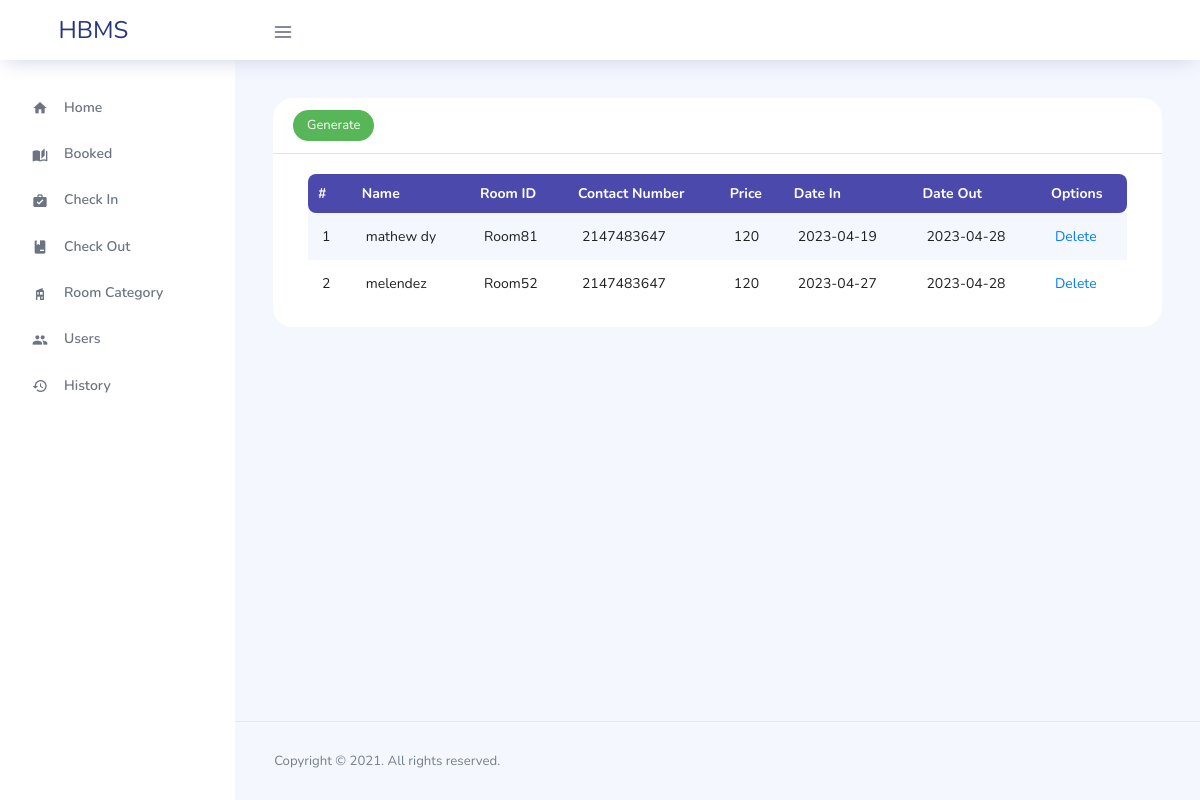
/admin/history.php, run on an earlier commit of the app's database.
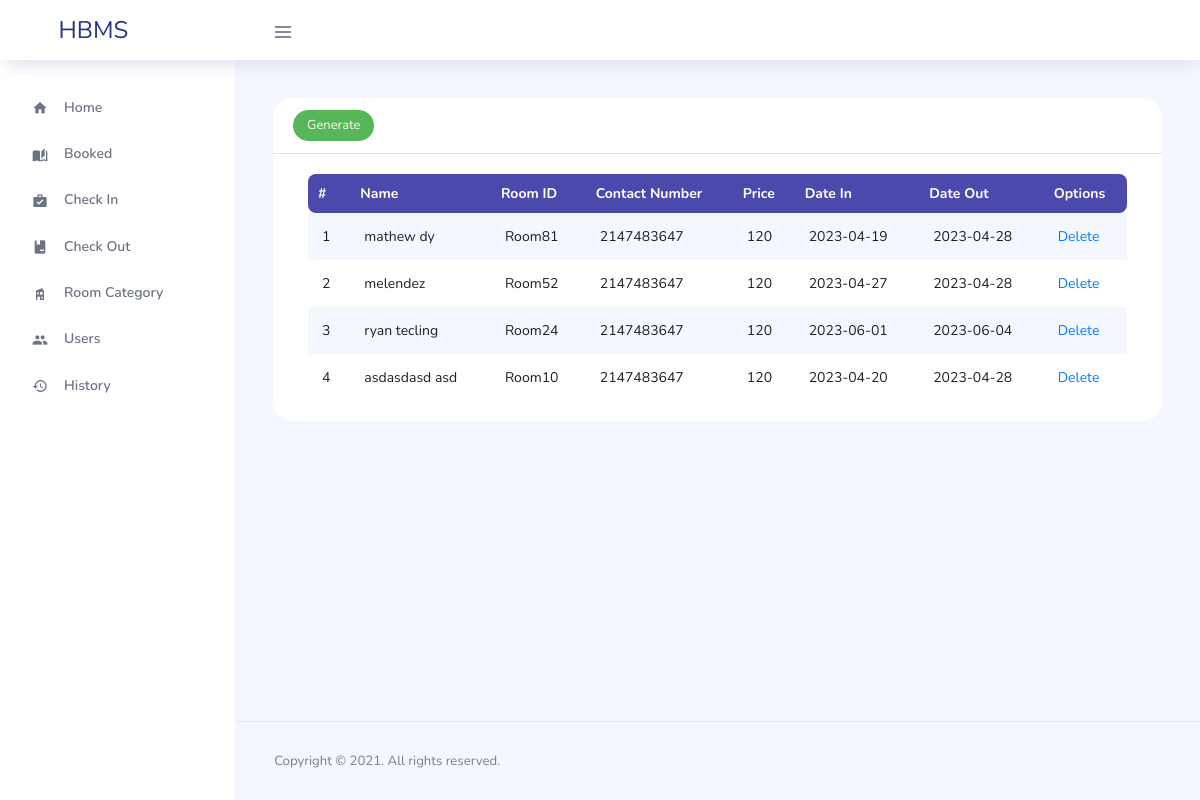
And on a later commit of the database.
### tables this page shows
CREATE TABLE `history` (
  `id` int(11) NOT NULL,
  `reference_number` int(11) NOT NULL,
  `room_id` varchar(50) NOT NULL,
  `room_category_id` int(11) NOT NULL,
  `name` varchar(50) NOT NULL,
  `contact_number` int(11) NOT NULL,
  `payment` int(15) NOT NULL,
  `date_in` date NOT NULL,
  `date_out` date NOT NULL,
  `date_created` date NOT NULL
);

CREATE TABLE `room_category` (
  `id` int(11) NOT NULL,
  `category` varchar(50) NOT NULL,
  `price` varchar(50) NOT NULL,
  `image` blob NOT NULL
);

### admin/history.php (the view, shortened to what this page needs)
<?php
include('../connection.php');
?>
<!DOCTYPE html>
<html lang="en">
<head>
  <link rel="stylesheet" href="../src/plugins/template/vendors/feather/feather.css">
  <link rel="stylesheet" href="../src/plugins/template/vendors/ti-icons/css/themify-icons.css">
  <link rel="stylesheet" href="../src/plugins/template/vendors/css/vendor.bundle.base.css">
  <link rel="stylesheet" href="../src/plugins/template/vendors/datatables.net-bs4/dataTables.bootstrap4.css">
  <link rel="stylesheet" href="../src/plugins/template/vendors/ti-icons/css/themify-icons.css">
  <link rel="stylesheet" href="../src/plugins/template/vendors/mdi/css/materialdesignicons.min.css">
  <link rel="stylesheet" type="text/css" href="../src/plugins/template/js/select.dataTables.min.css">
  <link rel="stylesheet" href="../src/plugins/template/css/vertical-layout-light/style.css">
</head>
<body>
  <div class="container-scroller">
    <nav class="navbar col-lg-12 col-12 p-0 fixed-top d-flex flex-row">
      <div class="text-center navbar-brand-wrapper d-flex align-items-center justify-content-center">
        <a class="navbar-brand brand-logo mr-5" href="home.php">HBMS</a>
      </div>
      <div class="navbar-menu-wrapper d-flex align-items-center justify-content-end">
        <button class="navbar-toggler navbar-toggler align-self-center" type="button" data-toggle="minimize">
          <span class="icon-menu"></span>
        </button>
        <ul class="navbar-nav navbar-nav-right">
        </ul>
      </div>
    </nav>
    <div class="container-fluid page-body-wrapper">
      <nav class="sidebar sidebar-offcanvas" id="sidebar">
        <ul class="nav">
          <li class="nav-item">
            <a class="nav-link" href="home.php">
              <i class="mdi mdi-home menu-icon"></i>
              <span class="menu-title">Home</span>
            </a>
          </li>
          <li class="nav-item">
            <a class="nav-link" href="booked.php">
              <i class="mdi mdi-book-open-page-variant menu-icon"></i>
              <span class="menu-title">Booked</span>
            </a>
          </li>
          <li class="nav-item">
            <a class="nav-link" href="check-in.php">
              <i class="mdi mdi-briefcase-check menu-icon"></i>
              <span class="menu-title">Check In</span>
            </a>
          </li>
          <li class="nav-item">
            <a class="nav-link" href="check-out.php">
              <i class="mdi mdi-book-minus menu-icon"></i>
              <span class="menu-title">Check Out</span>
            </a>
          </li>
          <li class="nav-item">
            <a class="nav-link" href="rooms.php">
              <i class="mdi mdi-home-modern menu-icon"></i>
              <span class="menu-title">Room Category</span>
            </a>
          </li>
          <li class="nav-item">
            <a class="nav-link" href="users.php">
              <i class="mdi mdi-account-multiple menu-icon"></i>
              <span class="menu-title">Users</span>
            </a>
          </li>
          <li class="nav-item">
            <a class="nav-link" href="history.php">
              <i class="mdi mdi-history menu-icon"></i>
              <span class="menu-title">History</span>
            </a>
          </li>
        </ul>
      </nav>
      <div class="main-panel">
        <div class="content-wrapper">
          <div class="row">
            <div class="col-md-12 grid-margin streach-card">
                <div class="card position-relative">
                    <div class="card-header" style="background: none;">
                      <span>
                        <button class="btn btn-sm btn-success print">Generate</button>
                      </span>
                    </div>
                    <div class="card-body">
                        <div class="col-md-12">
                            <div class="table-responsive d-table">
                                <table id="data" class="display expandable-table table-striped" style="width:100%">
                                    <thead>
                                        <tr>
                                            <th>#</th>
                                            <th>Name</th>
                                            <th>Room ID</th>
                                            <th>Contact Number</th>
                                            <th>Price</th>
                                            <th>Date In</th>
                                            <th>Date Out</th>
                                            <th class="option">Options</th>
                                        </tr>
                                    </thead>
                                    <tbody>
                                    <?php
                                        $sql = "SELECT history.id, history.reference_number, history.room_id, history.name, history.room_category_id, history.contact_number, history.date_in, history.date_out, history.date_created, room_category.id, room_category.price FROM history LEFT JOIN room_category On history.room_category_id = room_category.id";
                                        $run = mysqli_query($conn,$sql);
                                        if(mysqli_num_rows($run) > 0){
                                            $count = 0;
                                            foreach($run as $row){
                                                $count++;
                                                ?>
                                                    <tr>
                                                        <td><?php echo $count?></td>
                                                        <td><?php echo $row['name']?></td>
                                                        <td><?php echo $row['room_id']?></td>
                                                        <td><?php echo $row['contact_number']?></td>
                                                        <td><?php echo $row['price']?></td>
                                                        <td><?php echo $row['date_in']?></td>
                                                        <td><?php echo $row['date_out']?></td>
                                                        <td class="option"><a href="delete-history.php?id=<?php echo $row['id']?>">Delete</a></td>
                                                    </tr>
                                                <?php
                                            }
                                        }
                                        ?>
                                    </tbody>
                                </table>
                            </div>
                        </div>
                    </div>
                </div>
            </div>
          </div>
        </div>
        <footer class="footer">
          <div class="d-sm-flex justify-content-center justify-content-sm-between">
            <span class="text-muted text-center text-sm-left d-block d-sm-inline-block">Copyright © 2021. All rights reserved.</span>
          </div>
        </footer>
      </div>
    </div>
  </div>
</body>
</html>

What changed in the data, as far as the page shows it:
added history: name "ryan tecling", room "Room24", contact_number "2147483647", room_category.price "120", date_in "2023-06-01", date_out "2023-06-04"
added history: name "asdasdasd asd", room "Room10", contact_number "2147483647", room_category.price "120", date_in "2023-04-20", date_out "2023-04-28"
